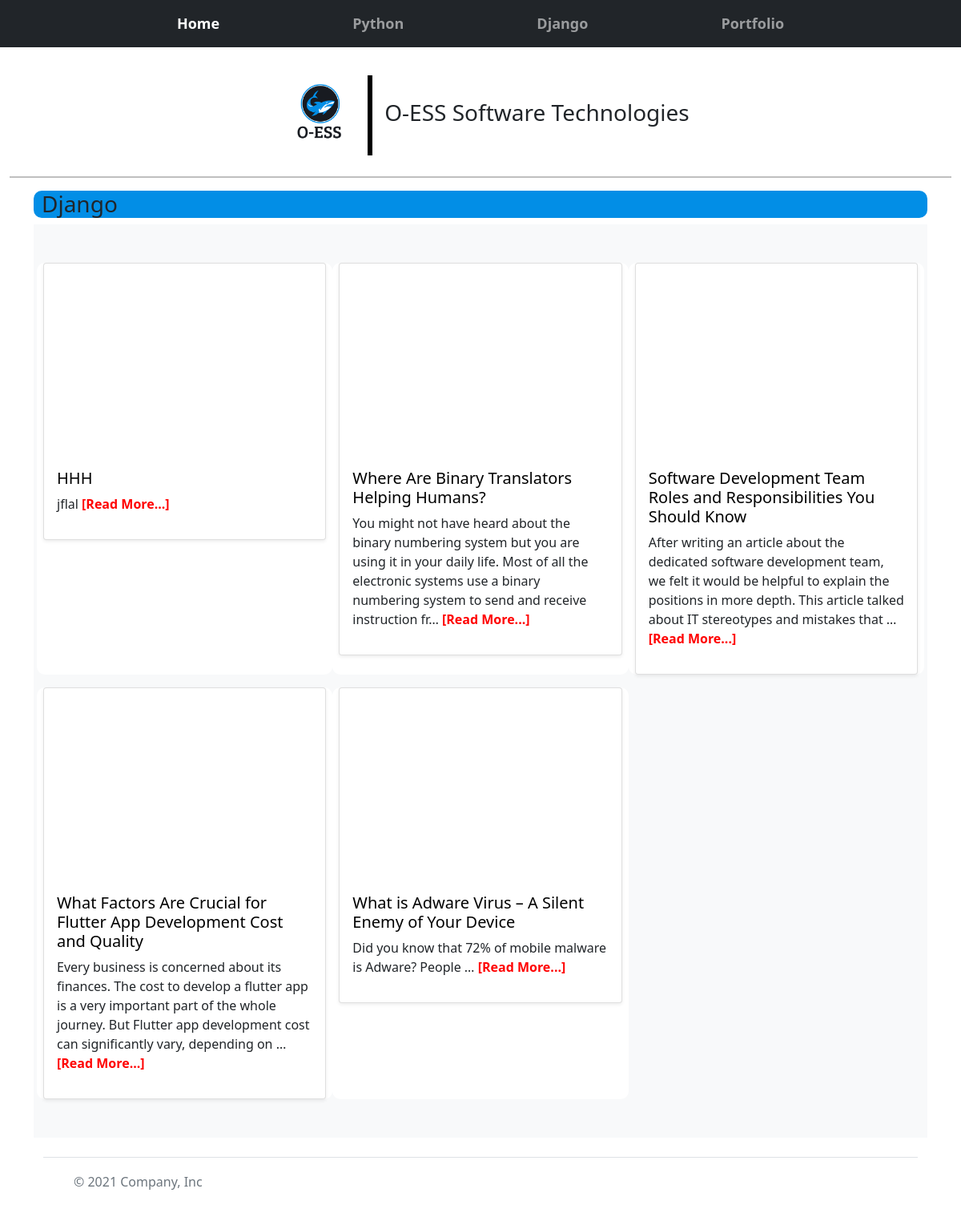
/django/, run on the app's committed database.
### repair/models.py (models this page shows, shortened)
class Djangonister(models.Model):
    title = models.CharField(max_length=400)
    description = models.TextField()
    video = EmbedVideoField()
    date_added = models.DateTimeField(auto_now_add=True)

### repair/views.py (the view)
# urls.py: path('django/', views.djangosoft, name='software'),
def djangosoft(request):
    soft = Djangonister.objects.order_by('-date_added')
    context = {'soft':soft}
    return render(request, 'repair/django.html', context)

### repair/templates/repair/django.html (shortened to what this page needs)
{% extends 'repair/layout.html' %}
{% load static %}
{% load embed_video_tags %}
{% block content %}
    <div class="container">
        <div class="col">
            <h3>Django</h3>
        </div>
        <main>
            <div class="album py-5 bg-light">
              <div class="container">
                <div class="row row-cols-1 row-cols-sm-2 row-cols-md-3 g-3">
                    {% for software in soft %}
                  <div class="col" style="background-color: white;">
                    <div class="card shadow-sm">
                      <div class="you" style="width: 100%; height: 15rem; border-radius: 5px;">
                    </div>
                      <div class="card-body">
                          <a onMouseOver="this.style.color='red'"
                          onMouseOut="this.style.color='black'" href="{% url 'repair:softdetail' software.id %}"><h5 class="card-title">{{software.title}}</h5></a>
                            <p class="card-text">{{software.description|truncatechars:200}} <a style="text-decoration: none; color: red; font-weight: bold;" href="{% url 'repair:softdetail' software.id %}">[Read More...]</a></p>
                      </div>
                    </div>
                  </div>
                  {% endfor %}
                </div>
              </div>
            </div>
          </main>
{% endblock content %}

### repair/static/repair/css/main.css (style rules this page uses)
.col { background-color: #028EE6; border-radius: 10px; }
.col h3 { margin-left: 10px; }
.col a { text-decoration: none; color: black; }

### data on the page
Djangonister: title "HHH", description "jflal"
Djangonister: title "Where Are Binary Translators Helping Humans?", description "You might not have heard about the binary numbering system but you are using it in your daily life. Most of all the electronic systems use a binary numbering system to send and receive instruction fr…"
Djangonister: title "Software Development Team Roles and Responsibilities You Should Know", description "After writing an article about the dedicated software development team, we felt it would be helpful to explain the positions in more depth. This article talked about IT stereotypes and mistakes that …"
Djangonister: title "What Factors Are Crucial for Flutter App Development Cost and Quality", description "Every business is concerned about its finances. The cost to develop a flutter app is a very important part of the whole journey. But Flutter app development cost can significantly vary, depending on …"
Djangonister: title "What is Adware Virus – A Silent Enemy of Your Device", description "Did you know that 72% of mobile malware is Adware? People …"
